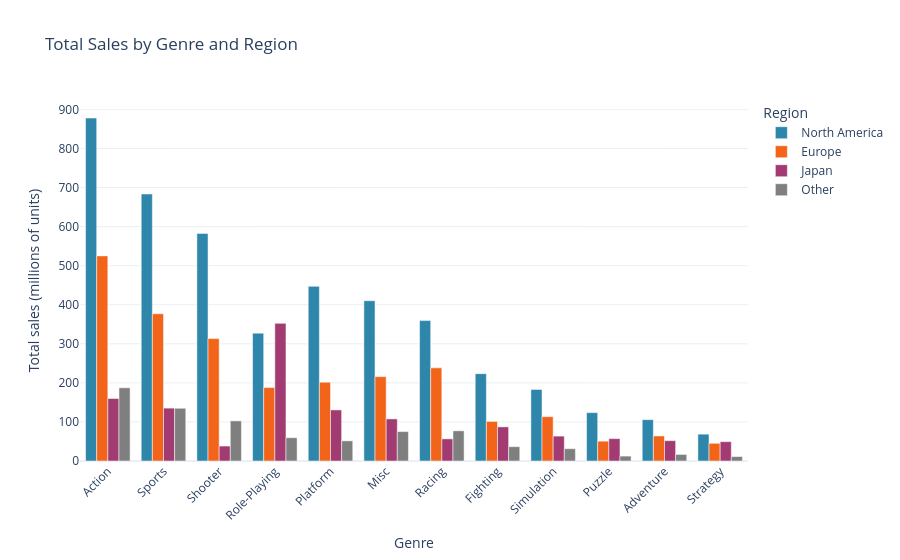

Notebook code cell kept with this figure:
### Code cell
genre_long = genre_region[region_labels].reset_index().melt(id_vars='genre', var_name='region', value_name='sales')

fig_genre = px.bar(
    genre_long,
    x='genre',
    y='sales',
    color='region',
    barmode='group',
    color_discrete_map=region_colors,
    category_orders={'genre': genre_region.index.tolist()},
    title='Total Sales by Genre and Region',
    labels={'genre': 'Genre', 'sales': 'Total sales (millions of units)', 'region': 'Region'}
)

fig_genre.update_layout(template='plotly_white', xaxis_tickangle=-45)
fig_genre.show()

### Figure 1 — Plotly figure (JSON) as saved in the notebook; plotly's stock layout.template omitted (floating-point values rounded to 4 significant figures)
{"data": [{"alignmentgroup": "True", "hovertemplate": "Region=North America<br>Genre=%{x}<br>Total sales (millions of units)=%{y}<extra></extra>", "legendgroup": "North America", "marker": {"color": "#2E86AB", "pattern": {"shape": ""}}, "name": "North America", "offsetgroup": "North America", "orientation": "v", "showlegend": true, "textposition": "auto", "type": "bar", "x": ["Action", "Sports", "Shooter", "Role-Playing", "Platform", "Misc", "Racing", "Fighting", "Simulation", "Puzzle", "Adventure", "Strategy"], "xaxis": "x", "y": [877.8, 683.4, 582.6, 327.3, 447.1, 410.2, 359.4, 223.6, 183.3, 123.8, 105.8, 68.7], "yaxis": "y"}, {"alignmentgroup": "True", "hovertemplate": "Region=Europe<br>Genre=%{x}<br>Total sales (millions of units)=%{y}<extra></extra>", "legendgroup": "Europe", "marker": {"color": "#F26419", "pattern": {"shape": ""}}, "name": "Europe", "offsetgroup": "Europe", "orientation": "v", "showlegend": true, "textposition": "auto", "type": "bar", "x": ["Action", "Sports", "Shooter", "Role-Playing", "Platform", "Misc", "Racing", "Fighting", "Simulation", "Puzzle", "Adventure", "Strategy"], "xaxis": "x", "y": [525, 376.9, 313.3, 188.1, 201.6, 216.0, 238.4, 101.3, 113.4, 50.78, 64.13, 45.34], "yaxis": "y"}, {"alignmentgroup": "True", "hovertemplate": "Region=Japan<br>Genre=%{x}<br>Total sales (millions of units)=%{y}<extra></extra>", "legendgroup": "Japan", "marker": {"color": "#A23B72", "pattern": {"shape": ""}}, "name": "Japan", "offsetgroup": "Japan", "orientation": "v", "showlegend": true, "textposition": "auto", "type": "bar", "x": ["Action", "Sports", "Shooter", "Role-Playing", "Platform", "Misc", "Racing", "Fighting", "Simulation", "Puzzle", "Adventure", "Strategy"], "xaxis": "x", "y": [159.9, 135.4, 38.28, 352.3, 130.8, 107.8, 56.69, 87.35, 63.7, 57.31, 52.07, 49.46], "yaxis": "y"}, {"alignmentgroup": "True", "hovertemplate": "Region=Other<br>Genre=%{x}<br>Total sales (millions of units)=%{y}<extra></extra>", "legendgroup": "Other", "marker": {"color": "#7F7F7F", "pattern": {"shape": ""}}, "name": "Other", "offsetgroup": "Other", "orientation": "v", "showlegend": true, "textposition": "auto", "type": "bar", "x": ["Action", "Sports", "Shooter", "Role-Playing", "Platform", "Misc", "Racing", "Fighting", "Simulation", "Puzzle", "Adventure", "Strategy"], "xaxis": "x", "y": [187.4, 135.0, 102.7, 59.61, 51.59, 75.32, 77.27, 36.68, 31.52, 12.55, 16.81, 11.36], "yaxis": "y"}], "layout": {"barmode": "group", "legend": {"title": {"text": "Region"}, "tracegroupgap": 0}, "title": {"text": "Total Sales by Genre and Region"}, "xaxis": {"anchor": "y", "categoryarray": ["Action", "Sports", "Shooter", "Role-Playing", "Platform", "Misc", "Racing", "Fighting", "Simulation", "Puzzle", "Adventure", "Strategy"], "categoryorder": "array", "domain": [0, 1], "tickangle": -45, "title": {"text": "Genre"}}, "yaxis": {"anchor": "x", "domain": [0, 1], "title": {"text": "Total sales (millions of units)"}}}}
